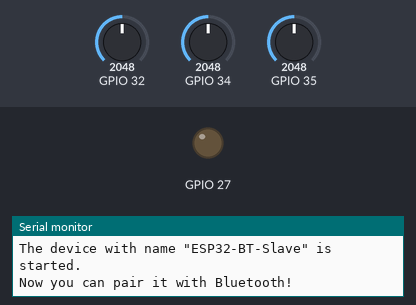
Bench run of a sketch on a simulated ESP32. On the bench: output pins drawn as LEDs (lit = HIGH), the last lines printed to the serial monitor. The inputs (shaded band) are chosen by the test bench; at power-on: GPIO 32 = 2048, GPIO 34 = 2048, GPIO 35 = 2048. Nothing arrives over Bluetooth unless stated.

Above: at 0.1 s.
At 5.1 s:
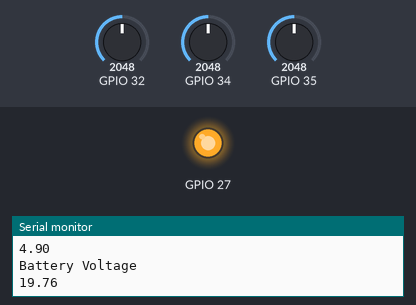
Timing chart, 0 to 6.6 s (numbered marks = the images above):
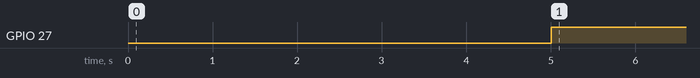

The sketch:

MCUfirmwarewind.ino
```cpp
#include "BluetoothSerial.h"

//#define USE_PIN // Uncomment this to use PIN during pairing. The pin is specified on the line below
const char *pin = "1234"; // Change this to more secure PIN.

String device_name = "ESP32-BT-Slave";

#if !defined(CONFIG_BT_ENABLED) || !defined(CONFIG_BLUEDROID_ENABLED)
#error Bluetooth is not enabled! Please run `make menuconfig` to and enable it
#endif

#if !defined(CONFIG_BT_SPP_ENABLED)
#error Serial Bluetooth not available or not enabled. It is only available for the ESP32 chip.
#endif

BluetoothSerial SerialBT;


void setup() {
  Serial.begin(115200);
  SerialBT.begin(device_name); //Bluetooth device name
  Serial.printf("The device with name \"%s\" is started.\nNow you can pair it with Bluetooth!\n", device_name.c_str());
  #ifdef USE_PIN
    SerialBT.setPin(pin);
    Serial.println("Using PIN");
  #endif
}

void loop() {

//to add
//current sensor readings, power calculations, power data sent


  //voltage sensor for generator
  float genVolt = analogRead(34);
  //multiply by 2.72727272727 + offset value
  double genVoltage = (((genVolt/4096) * 3.3 * 2.72727272727)+0.4);
  //voltage sensor for battery
  float batVolt = analogRead(35);
//multiply by 11 + offset value
  double batVoltage = (((batVolt/4096) * 3.3* 11.0062893082)+1.6);
  //current sensor
  //float AcsValue = analogRead(32);
  float baseVal = 2.28;
  //average of current input
  float ACSValue = 0.0, Samples = 0.0, AvgACS = 0.0, batSamples = 0.0, genSamples = 0.0, AvgGen = 0.0, AvgBat = 0.0, batVal = 0.0, genVal = 0.0; //Change BaseVol as per your reading in the first step.
  for (int x = 0; x < 1500; x++) { //This would take 500 Samples
    ACSValue = analogRead(32);
    batVal = analogRead(35);
    genVal = analogRead(34);
    genVal = (((genVal/4096) * 3.3 * 2.72727272727)+0.4);
    batVal = (((batVal/4096) * 3.3* 11.0062893082)+1.6);
    genSamples = genSamples + genVal;
    Samples = Samples + ACSValue;
    batSamples = batSamples + batVal;
    delay (3);
  }
  AvgACS = Samples/1500;
  AvgGen = genSamples/1500;
  AvgBat = batSamples/1500;
  Serial.println("Current");
  Serial.println(((((AvgACS) * (3.3 / 4095.0))-baseVal  ) / 0.066)-.15 ); //0.066V = 66mVol. This is sensitivity of your ACS module.
  Serial.println("Generator Voltage");
  Serial.println(AvgGen);

  Serial.println("Battery Voltage");
  Serial.println(AvgBat);


 // Serial.println(batVoltage);
//Serial.println(genVoltage);
//adjusted current sensor readings
  float AcsValueF = (((((AvgACS) * (3.3 / 4095.0))-baseVal  ) / 0.066)-.15 );
//battery percentage calculation
  float batVoltagePercent = (AvgBat / 8.4) * 100;
//charge control
  if(batVoltagePercent <90) {
    analogWrite(27,0);
  }
  else {
    analogWrite(27,255);
  }


//wattage calculation
  float Wattage = AcsValueF * AvgGen;
//wattage, battery percent
  SerialBT.println(Wattage);
  SerialBT.println(batVoltagePercent);


  /*Serial.println("raw");
  Serial.println(AcsValue);
  Serial.println("formula");
  Serial.println(AcsValueF);*/

  delay(200);
}
```

Measured:
- by itself, GPIO 27: LOW → HIGH at 5.0 s
